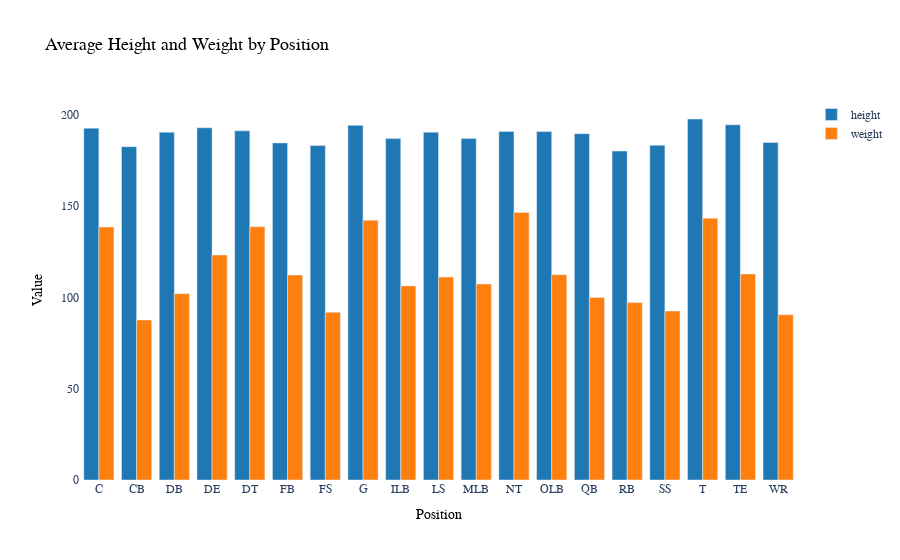

Notebook source saved alongside this figure:
### Code cell
# 计算各个球员位置的平均身高和体重
avg_height_weight = players_data.groupby('position').agg({'height': 'mean', 'weight': 'mean'}).reset_index()

# 创建自定义颜色映射
colors = ['#1f77b4', '#ff7f0e']

# 绘制柱状图展示不同位置球员的平均身高和体重
fig_avg = px.bar(avg_height_weight, x='position', y=['height', 'weight'], 
                 barmode='group', title='Average Height and Weight by Position',
                 labels={'position': 'Position', 'value': 'Value'},
                 color_discrete_sequence=colors)

# 设置图表样式
fig_avg.update_layout(
    xaxis_title_font=dict(size=14, color='black', family='Arial'),
    yaxis_title_font=dict(size=14, color='black', family='Arial'),
    title_font=dict(size=18, color='black', family='Arial'),
    legend_title_font=dict(size=14, color='black', family='Arial'),
    legend=dict(title='', title_font=dict(size=14, color='black', family='Arial')),
    plot_bgcolor='white',  # 设置背景颜色为白色
    font=dict(family='Arial', size=12),
)

fig_avg.show()

### Figure 1 — Plotly figure (JSON) as saved in the notebook; plotly's stock layout.template omitted (floating-point values rounded to 4 significant figures)
{"data": [{"alignmentgroup": "True", "hovertemplate": "variable=height<br>Position=%{x}<br>Value=%{y}<extra></extra>", "legendgroup": "height", "marker": {"color": "#1f77b4", "pattern": {"shape": ""}}, "name": "height", "offsetgroup": "height", "orientation": "v", "showlegend": true, "textposition": "auto", "type": "bar", "x": ["C", "CB", "DB", "DE", "DT", "FB", "FS", "G", "ILB", "LS", "MLB", "NT", "OLB", "QB", "RB", "SS", "T", "TE", "WR"], "xaxis": "x", "y": [192.7, 182.6, 190.5, 192.9, 191.3, 184.6, 183.2, 194.3, 187.0, 190.5, 187.0, 190.9, 190.8, 189.7, 180.2, 183.4, 197.7, 194.6, 184.9], "yaxis": "y"}, {"alignmentgroup": "True", "hovertemplate": "variable=weight<br>Position=%{x}<br>Value=%{y}<extra></extra>", "legendgroup": "weight", "marker": {"color": "#ff7f0e", "pattern": {"shape": ""}}, "name": "weight", "offsetgroup": "weight", "orientation": "v", "showlegend": true, "textposition": "auto", "type": "bar", "x": ["C", "CB", "DB", "DE", "DT", "FB", "FS", "G", "ILB", "LS", "MLB", "NT", "OLB", "QB", "RB", "SS", "T", "TE", "WR"], "xaxis": "x", "y": [138.6, 87.63, 102.1, 123.3, 138.7, 112.3, 91.88, 142.3, 106.3, 111.1, 107.3, 146.6, 112.5, 99.98, 97.17, 92.55, 143.4, 112.8, 90.49], "yaxis": "y"}], "layout": {"barmode": "group", "font": {"family": "Arial", "size": 12}, "legend": {"title": {"text": ""}, "tracegroupgap": 0}, "plot_bgcolor": "white", "title": {"font": {"color": "black", "family": "Arial", "size": 18}, "text": "Average Height and Weight by Position"}, "xaxis": {"anchor": "y", "domain": [0, 1], "title": {"font": {"color": "black", "family": "Arial", "size": 14}, "text": "Position"}}, "yaxis": {"anchor": "x", "domain": [0, 1], "title": {"font": {"color": "black", "family": "Arial", "size": 14}, "text": "Value"}}}}
